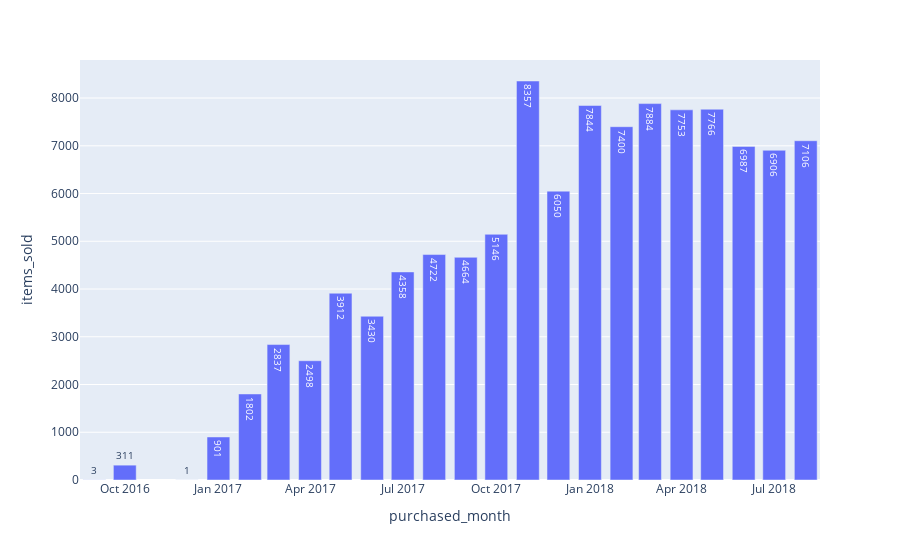

The notebook cell this image was saved under:
### Markdown cell above
#### total # of items sold by month

### Code cell
aov = order.merge(order_prod, on = 'order_id')
aov = aov[aov.order_status == 'delivered']
aov = aov.merge(prod, on = 'product_id')

per = pd.DatetimeIndex(aov.purchased_at).to_period("M") 

aov['purchased_month'] = per
aov = aov.groupby(['purchased_month'])['price'].size().reset_index()

#aov = aov.groupby(by='order_id')['price','shipping'].sum().reset_index()
aov.columns = ['purchased_month', 'items_sold']
aov = aov.sort_values(by = ['items_sold'], ascending = False)
#aov = aov.groupby(['purchased_month']).head(3)
aov['purchased_month'] = aov['purchased_month'].astype('str')


fig = px.bar(aov, x = 'purchased_month', y = 'items_sold', text = 'items_sold' )


#fig.update_layout(uniformtext_minsize=3, uniformtext_mode='hide')
fig.update_traces(textfont_size=10)
fig.show()

### Figure 1 — Plotly figure (JSON) as saved in the notebook; plotly's stock layout.template omitted (floating-point values rounded to 4 significant figures)
{"data": [{"alignmentgroup": "True", "hovertemplate": "purchased_month=%{x}<br>items_sold=%{text}<extra></extra>", "legendgroup": "", "marker": {"color": "#636efa", "pattern": {"shape": ""}}, "name": "", "offsetgroup": "", "orientation": "v", "showlegend": false, "text": [8357, 7884, 7844, 7766, 7753, 7400, 7106, 6987, 6906, 6050, 5146, 4722, 4664, 4358, 3912, 3430, 2837, 2498, 1802, 901, 311, 3, 1], "textfont": {"size": 10}, "textposition": "auto", "type": "bar", "x": ["2017-11", "2018-03", "2018-01", "2018-05", "2018-04", "2018-02", "2018-08", "2018-06", "2018-07", "2017-12", "2017-10", "2017-08", "2017-09", "2017-07", "2017-05", "2017-06", "2017-03", "2017-04", "2017-02", "2017-01", "2016-10", "2016-09", "2016-12"], "xaxis": "x", "y": [8357, 7884, 7844, 7766, 7753, 7400, 7106, 6987, 6906, 6050, 5146, 4722, 4664, 4358, 3912, 3430, 2837, 2498, 1802, 901, 311, 3, 1], "yaxis": "y"}], "layout": {"barmode": "relative", "legend": {"tracegroupgap": 0}, "margin": {"t": 60}, "xaxis": {"anchor": "y", "domain": [0, 1], "title": {"text": "purchased_month"}}, "yaxis": {"anchor": "x", "domain": [0, 1], "title": {"text": "items_sold"}}}}
